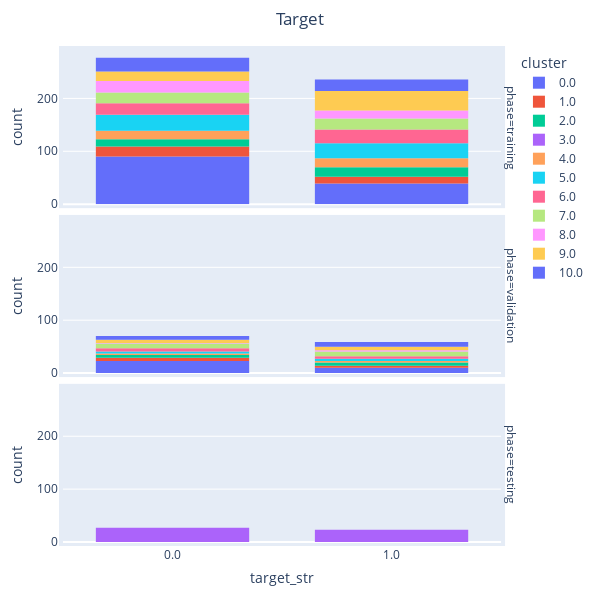

The notebook cell saved with this chart:
### Markdown cell above
### Only target distributions per target and cluster (data exploration)

### Code cell
if cluster_dataset is not None: 
    clusters = df_plot[cluster_dataset].unique()
    clusters.sort()
    clusters = list(clusters)
    df_plot['target_str'] = df_plot['target'].astype(str)
    # The histogram of scores compared to true labels
    fig = px.histogram(
        df_plot,
        x='target_str',
        color=df_plot[cluster_dataset],
        facet_row='phase',
        category_orders={'phase': [
            'training',
            "validation",
            "testing"],
            cluster_dataset: clusters}
    )
    fig.update_layout(
        width=600, height=600,
        showlegend=True,
        title='Target',
        title_x=0.5,
        margin=go.layout.Margin(
            l=50,
            r=50,
            b=50,
            t=50,
            pad=4
        )
    )
    # fig.update_yaxes(range=[0, 2700], constrain='domain')
    fig.update_layout(bargap=0.30,bargroupgap=0.0)
    fig.write_html(os.path.join(img_path, 'target_only.html'))

### Figure 1 — Plotly figure (JSON) as saved in the notebook; plotly's stock layout.template omitted (floating-point values rounded to 4 significant figures; data arrays with more than 128 entries replaced by an {"elided": "..."} marker saying what was removed)
{"data": [{"alignmentgroup": "True", "bingroup": "x", "hovertemplate": "cluster=0.0<br>phase=training<br>target_str=%{x}<br>count=%{y}<extra></extra>", "legendgroup": "0.0", "marker": {"color": "#636efa", "pattern": {"shape": ""}}, "name": "0.0", "offsetgroup": "0.0", "orientation": "v", "showlegend": true, "type": "histogram", "x": {"elided": "129 str values"}, "xaxis": "x3", "yaxis": "y3"}, {"alignmentgroup": "True", "bingroup": "x", "hovertemplate": "cluster=0.0<br>phase=validation<br>target_str=%{x}<br>count=%{y}<extra></extra>", "legendgroup": "0.0", "marker": {"color": "#636efa", "pattern": {"shape": ""}}, "name": "0.0", "offsetgroup": "0.0", "orientation": "v", "showlegend": false, "type": "histogram", "x": ["1.0", "1.0", "0.0", "0.0", "1.0", "0.0", "0.0", "0.0", "0.0", "1.0", "1.0", "0.0", "1.0", "0.0", "0.0", "1.0", "0.0", "1.0", "1.0", "0.0", "0.0", "0.0", "0.0", "0.0", "0.0", "0.0", "1.0", "0.0", "0.0", "0.0", "0.0", "0.0", "0.0"], "xaxis": "x2", "yaxis": "y2"}, {"alignmentgroup": "True", "bingroup": "x", "hovertemplate": "cluster=1.0<br>phase=training<br>target_str=%{x}<br>count=%{y}<extra></extra>", "legendgroup": "1.0", "marker": {"color": "#EF553B", "pattern": {"shape": ""}}, "name": "1.0", "offsetgroup": "1.0", "orientation": "v", "showlegend": true, "type": "histogram", "x": ["0.0", "1.0", "0.0", "1.0", "0.0", "1.0", "1.0", "0.0", "0.0", "1.0", "0.0", "1.0", "1.0", "0.0", "0.0", "1.0", "0.0", "1.0", "1.0", "1.0", "0.0", "1.0", "0.0", "0.0", "0.0", "0.0", "0.0", "1.0", "0.0", "0.0", "0.0", "0.0"], "xaxis": "x3", "yaxis": "y3"}, {"alignmentgroup": "True", "bingroup": "x", "hovertemplate": "cluster=1.0<br>phase=validation<br>target_str=%{x}<br>count=%{y}<extra></extra>", "legendgroup": "1.0", "marker": {"color": "#EF553B", "pattern": {"shape": ""}}, "name": "1.0", "offsetgroup": "1.0", "orientation": "v", "showlegend": false, "type": "histogram", "x": ["0.0", "0.0", "1.0", "1.0", "0.0", "0.0", "0.0", "1.0", "0.0", "1.0"], "xaxis": "x2", "yaxis": "y2"}, {"alignmentgroup": "True", "bingroup": "x", "hovertemplate": "cluster=2.0<br>phase=training<br>target_str=%{x}<br>count=%{y}<extra></extra>", "legendgroup": "2.0", "marker": {"color": "#00cc96", "pattern": {"shape": ""}}, "name": "2.0", "offsetgroup": "2.0", "orientation": "v", "showlegend": true, "type": "histogram", "x": ["1.0", "0.0", "1.0", "1.0", "1.0", "0.0", "0.0", "1.0", "1.0", "0.0", "1.0", "1.0", "1.0", "0.0", "0.0", "0.0", "1.0", "1.0", "1.0", "0.0", "1.0", "0.0", "1.0", "0.0", "0.0", "0.0", "1.0", "1.0", "1.0", "1.0", "0.0", "0.0"], "xaxis": "x3", "yaxis": "y3"}, {"alignmentgroup": "True", "bingroup": "x", "hovertemplate": "cluster=2.0<br>phase=validation<br>target_str=%{x}<br>count=%{y}<extra></extra>", "legendgroup": "2.0", "marker": {"color": "#00cc96", "pattern": {"shape": ""}}, "name": "2.0", "offsetgroup": "2.0", "orientation": "v", "showlegend": false, "type": "histogram", "x": ["0.0", "0.0", "1.0", "1.0", "1.0", "1.0", "1.0", "1.0", "0.0", "0.0", "0.0"], "xaxis": "x2", "yaxis": "y2"}, {"alignmentgroup": "True", "bingroup": "x", "hovertemplate": "cluster=3.0<br>phase=testing<br>target_str=%{x}<br>count=%{y}<extra></extra>", "legendgroup": "3.0", "marker": {"color": "#ab63fa", "pattern": {"shape": ""}}, "name": "3.0", "offsetgroup": "3.0", "orientation": "v", "showlegend": true, "type": "histogram", "x": ["0.0", "1.0", "0.0", "0.0", "1.0", "0.0", "0.0", "0.0", "1.0", "0.0", "1.0", "1.0", "1.0", "1.0", "0.0", "1.0", "0.0", "1.0", "0.0", "1.0", "0.0", "1.0", "1.0", "0.0", "1.0", "1.0", "0.0", "1.0", "1.0", "1.0", "1.0", "0.0", "0.0", "1.0", "0.0", "0.0", "0.0", "1.0", "1.0", "0.0", "0.0", "1.0", "0.0", "0.0", "0.0", "0.0", "0.0", "0.0", "0.0", "1.0"], "xaxis": "x", "yaxis": "y"}, {"alignmentgroup": "True", "bingroup": "x", "hovertemplate": "cluster=4.0<br>phase=training<br>target_str=%{x}<br>count=%{y}<extra></extra>", "legendgroup": "4.0", "marker": {"color": "#FFA15A", "pattern": {"shape": ""}}, "name": "4.0", "offsetgroup": "4.0", "orientation": "v", "showlegend": true, "type": "histogram", "x": ["1.0", "0.0", "0.0", "0.0", "1.0", "0.0", "0.0", "1.0", "0.0", "0.0", "1.0", "0.0", "0.0", "0.0", "1.0", "0.0", "1.0", "1.0", "1.0", "0.0", "0.0", "0.0", "1.0", "0.0", "1.0", "1.0", "1.0", "1.0", "1.0", "1.0", "1.0", "1.0", "0.0"], "xaxis": "x3", "yaxis": "y3"}, {"alignmentgroup": "True", "bingroup": "x", "hovertemplate": "cluster=4.0<br>phase=validation<br>target_str=%{x}<br>count=%{y}<extra></extra>", "legendgroup": "4.0", "marker": {"color": "#FFA15A", "pattern": {"shape": ""}}, "name": "4.0", "offsetgroup": "4.0", "orientation": "v", "showlegend": false, "type": "histogram", "x": ["1.0", "1.0", "1.0", "0.0", "0.0", "0.0"], "xaxis": "x2", "yaxis": "y2"}, {"alignmentgroup": "True", "bingroup": "x", "hovertemplate": "cluster=5.0<br>phase=training<br>target_str=%{x}<br>count=%{y}<extra></extra>", "legendgroup": "5.0", "marker": {"color": "#19d3f3", "pattern": {"shape": ""}}, "name": "5.0", "offsetgroup": "5.0", "orientation": "v", "showlegend": true, "type": "histogram", "x": ["1.0", "1.0", "0.0", "0.0", "0.0", "0.0", "0.0", "1.0", "0.0", "0.0", "1.0", "1.0", "0.0", "0.0", "0.0", "1.0", "1.0", "1.0", "1.0", "1.0", "1.0", "0.0", "0.0", "0.0", "1.0", "0.0", "1.0", "0.0", "1.0", "1.0", "0.0", "0.0", "0.0", "1.0", "1.0", "0.0", "0.0", "1.0", "1.0", "0.0", "1.0", "0.0", "1.0", "1.0", "1.0", "1.0", "1.0", "0.0", "1.0", "0.0", "0.0", "1.0", "0.0", "0.0", "0.0", "1.0", "0.0", "0.0"], "xaxis": "x3", "yaxis": "y3"}, {"alignmentgroup": "True", "bingroup": "x", "hovertemplate": "cluster=5.0<br>phase=validation<br>target_str=%{x}<br>count=%{y}<extra></extra>", "legendgroup": "5.0", "marker": {"color": "#19d3f3", "pattern": {"shape": ""}}, "name": "5.0", "offsetgroup": "5.0", "orientation": "v", "showlegend": false, "type": "histogram", "x": ["0.0", "1.0", "0.0", "0.0", "0.0", "1.0", "1.0", "1.0"], "xaxis": "x2", "yaxis": "y2"}, {"alignmentgroup": "True", "bingroup": "x", "hovertemplate": "cluster=6.0<br>phase=training<br>target_str=%{x}<br>count=%{y}<extra></extra>", "legendgroup": "6.0", "marker": {"color": "#FF6692", "pattern": {"shape": ""}}, "name": "6.0", "offsetgroup": "6.0", "orientation": "v", "showlegend": true, "type": "histogram", "x": ["1.0", "1.0", "1.0", "0.0", "0.0", "1.0", "0.0", "0.0", "1.0", "0.0", "0.0", "1.0", "1.0", "0.0", "1.0", "1.0", "0.0", "0.0", "1.0", "0.0", "1.0", "1.0", "1.0", "0.0", "1.0", "0.0", "0.0", "0.0", "1.0", "1.0", "1.0", "0.0", "0.0", "0.0", "1.0", "1.0", "0.0", "1.0", "1.0", "1.0", "0.0", "1.0", "1.0", "0.0", "1.0", "0.0", "0.0", "1.0"], "xaxis": "x3", "yaxis": "y3"}, {"alignmentgroup": "True", "bingroup": "x", "hovertemplate": "cluster=6.0<br>phase=validation<br>target_str=%{x}<br>count=%{y}<extra></extra>", "legendgroup": "6.0", "marker": {"color": "#FF6692", "pattern": {"shape": ""}}, "name": "6.0", "offsetgroup": "6.0", "orientation": "v", "showlegend": false, "type": "histogram", "x": ["1.0", "1.0", "0.0", "1.0", "0.0", "1.0", "0.0", "0.0", "0.0", "1.0", "0.0"], "xaxis": "x2", "yaxis": "y2"}, {"alignmentgroup": "True", "bingroup": "x", "hovertemplate": "cluster=7.0<br>phase=training<br>target_str=%{x}<br>count=%{y}<extra></extra>", "legendgroup": "7.0", "marker": {"color": "#B6E880", "pattern": {"shape": ""}}, "name": "7.0", "offsetgroup": "7.0", "orientation": "v", "showlegend": true, "type": "histogram", "x": ["1.0", "0.0", "0.0", "0.0", "1.0", "1.0", "1.0", "1.0", "0.0", "1.0", "1.0", "1.0", "0.0", "0.0", "1.0", "0.0", "0.0", "1.0", "0.0", "1.0", "0.0", "0.0", "0.0", "0.0", "1.0", "0.0", "1.0", "1.0", "0.0", "0.0", "0.0", "1.0", "1.0", "1.0", "1.0", "1.0", "0.0", "0.0", "1.0", "1.0", "0.0"], "xaxis": "x3", "yaxis": "y3"}, {"alignmentgroup": "True", "bingroup": "x", "hovertemplate": "cluster=7.0<br>phase=validation<br>target_str=%{x}<br>count=%{y}<extra></extra>", "legendgroup": "7.0", "marker": {"color": "#B6E880", "pattern": {"shape": ""}}, "name": "7.0", "offsetgroup": "7.0", "orientation": "v", "showlegend": false, "type": "histogram", "x": ["0.0", "1.0", "0.0", "1.0", "1.0", "0.0", "0.0", "0.0", "1.0", "1.0", "0.0", "0.0", "1.0", "0.0", "0.0", "1.0", "1.0", "1.0"], "xaxis": "x2", "yaxis": "y2"}, {"alignmentgroup": "True", "bingroup": "x", "hovertemplate": "cluster=8.0<br>phase=training<br>target_str=%{x}<br>count=%{y}<extra></extra>", "legendgroup": "8.0", "marker": {"color": "#FF97FF", "pattern": {"shape": ""}}, "name": "8.0", "offsetgroup": "8.0", "orientation": "v", "showlegend": true, "type": "histogram", "x": ["0.0", "1.0", "1.0", "0.0", "1.0", "1.0", "0.0", "0.0", "1.0", "1.0", "1.0", "0.0", "0.0", "0.0", "0.0", "1.0", "0.0", "0.0", "0.0", "1.0", "1.0", "0.0", "0.0", "0.0", "1.0", "1.0", "0.0", "0.0", "0.0", "0.0", "0.0", "0.0", "1.0", "1.0", "0.0", "0.0", "1.0"], "xaxis": "x3", "yaxis": "y3"}, {"alignmentgroup": "True", "bingroup": "x", "hovertemplate": "cluster=8.0<br>phase=validation<br>target_str=%{x}<br>count=%{y}<extra></extra>", "legendgroup": "8.0", "marker": {"color": "#FF97FF", "pattern": {"shape": ""}}, "name": "8.0", "offsetgroup": "8.0", "orientation": "v", "showlegend": false, "type": "histogram", "x": ["1.0", "0.0", "1.0"], "xaxis": "x2", "yaxis": "y2"}, {"alignmentgroup": "True", "bingroup": "x", "hovertemplate": "cluster=9.0<br>phase=training<br>target_str=%{x}<br>count=%{y}<extra></extra>", "legendgroup": "9.0", "marker": {"color": "#FECB52", "pattern": {"shape": ""}}, "name": "9.0", "offsetgroup": "9.0", "orientation": "v", "showlegend": true, "type": "histogram", "x": ["1.0", "1.0", "1.0", "0.0", "1.0", "1.0", "0.0", "0.0", "0.0", "1.0", "1.0", "1.0", "1.0", "0.0", "1.0", "1.0", "1.0", "0.0", "0.0", "0.0", "1.0", "0.0", "0.0", "1.0", "1.0", "1.0", "1.0", "1.0", "1.0", "1.0", "0.0", "1.0", "1.0", "1.0", "1.0", "1.0", "0.0", "1.0", "1.0", "0.0", "1.0", "0.0", "0.0", "1.0", "0.0", "1.0", "1.0", "1.0", "0.0", "1.0", "1.0", "0.0", "1.0", "1.0", "1.0"], "xaxis": "x3", "yaxis": "y3"}, {"alignmentgroup": "True", "bingroup": "x", "hovertemplate": "cluster=9.0<br>phase=validation<br>target_str=%{x}<br>count=%{y}<extra></extra>", "legendgroup": "9.0", "marker": {"color": "#FECB52", "pattern": {"shape": ""}}, "name": "9.0", "offsetgroup": "9.0", "orientation": "v", "showlegend": false, "type": "histogram", "x": ["0.0", "1.0", "1.0", "1.0", "0.0", "0.0", "0.0", "1.0", "1.0", "0.0", "0.0", "1.0", "1.0"], "xaxis": "x2", "yaxis": "y2"}, {"alignmentgroup": "True", "bingroup": "x", "hovertemplate": "cluster=10.0<br>phase=training<br>target_str=%{x}<br>count=%{y}<extra></extra>", "legendgroup": "10.0", "marker": {"color": "#636efa", "pattern": {"shape": ""}}, "name": "10.0", "offsetgroup": "10.0", "orientation": "v", "showlegend": true, "type": "histogram", "x": ["0.0", "1.0", "1.0", "0.0", "1.0", "0.0", "1.0", "1.0", "0.0", "1.0", "0.0", "0.0", "0.0", "1.0", "1.0", "0.0", "0.0", "0.0", "0.0", "0.0", "0.0", "1.0", "0.0", "1.0", "1.0", "1.0", "0.0", "0.0", "1.0", "0.0", "1.0", "0.0", "1.0", "0.0", "1.0", "1.0", "0.0", "0.0", "1.0", "0.0", "0.0", "0.0", "0.0", "1.0", "0.0", "1.0", "1.0", "1.0"], "xaxis": "x3", "yaxis": "y3"}, {"alignmentgroup": "True", "bingroup": "x", "hovertemplate": "cluster=10.0<br>phase=validation<br>target_str=%{x}<br>count=%{y}<extra></extra>", "legendgroup": "10.0", "marker": {"color": "#636efa", "pattern": {"shape": ""}}, "name": "10.0", "offsetgroup": "10.0", "orientation": "v", "showlegend": false, "type": "histogram", "x": ["1.0", "1.0", "0.0", "1.0", "1.0", "1.0", "1.0", "1.0", "0.0", "0.0", "1.0", "0.0", "0.0", "0.0", "1.0", "0.0"], "xaxis": "x2", "yaxis": "y2"}], "layout": {"annotations": [{"font": {}, "showarrow": false, "text": "phase=testing", "textangle": 90, "x": 0.98, "xanchor": "left", "xref": "paper", "y": 0.1567, "yanchor": "middle", "yref": "paper"}, {"font": {}, "showarrow": false, "text": "phase=validation", "textangle": 90, "x": 0.98, "xanchor": "left", "xref": "paper", "y": 0.5, "yanchor": "middle", "yref": "paper"}, {"font": {}, "showarrow": false, "text": "phase=training", "textangle": 90, "x": 0.98, "xanchor": "left", "xref": "paper", "y": 0.8433, "yanchor": "middle", "yref": "paper"}], "bargap": 0.3, "bargroupgap": 0, "barmode": "relative", "height": 600, "legend": {"title": {"text": "cluster"}, "tracegroupgap": 0}, "margin": {"b": 50, "l": 50, "pad": 4, "r": 50, "t": 50}, "showlegend": true, "title": {"text": "Target", "x": 0.5}, "width": 600, "xaxis": {"anchor": "y", "domain": [0, 0.98], "title": {"text": "target_str"}}, "xaxis2": {"anchor": "y2", "domain": [0, 0.98], "matches": "x", "showticklabels": false}, "xaxis3": {"anchor": "y3", "domain": [0, 0.98], "matches": "x", "showticklabels": false}, "yaxis": {"anchor": "x", "domain": [0, 0.3133], "title": {"text": "count"}}, "yaxis2": {"anchor": "x2", "domain": [0.3433, 0.6567], "matches": "y", "title": {"text": "count"}}, "yaxis3": {"anchor": "x3", "domain": [0.6867, 1.0], "matches": "y", "title": {"text": "count"}}}}
